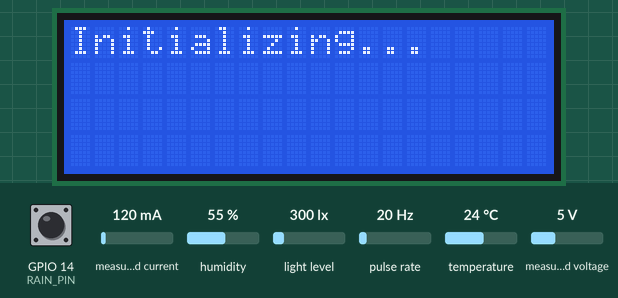
This sketch was run on a simulated ESP32. On the bench: 20×4 character LCD. Wiring (inferred from the names in the program): pulse sensor: data GPIO 15. Inputs (shaded band) come from the test bench; at power-on: measured current 120 mA, light level 300 lx, pulse rate 20 Hz, GPIO 14 (RAIN_PIN) HIGH, humidity 55 %, temperature 24 °C, measured voltage 5 V. The modem accepts every AT command (registered, SIM ready, sends succeed) and sends nothing else; what the sketch prints to the serial monitor is not drawn.

Above: at 2.1 s.
At 19.4 s:
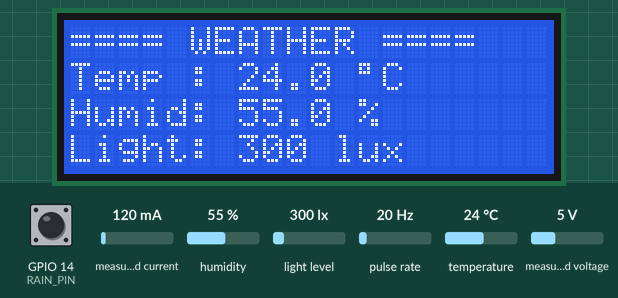
19.5 s: measured current set to 40 mA
23.7 s: light level set to 40 lx
At 25.0 s:
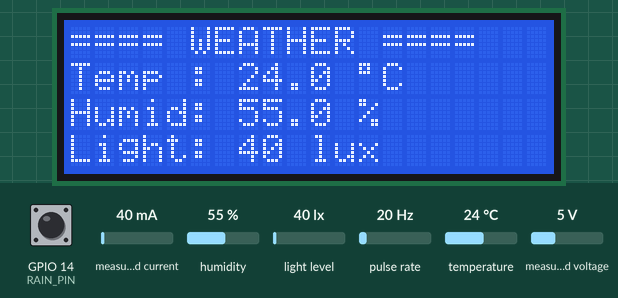
26.8 s: pulse rate (sensor on GPIO 15) set to 4 Hz
31.0 s: GPIO 14 (RAIN_PIN) pulled LOW for 0.15 s
At 34.9 s:
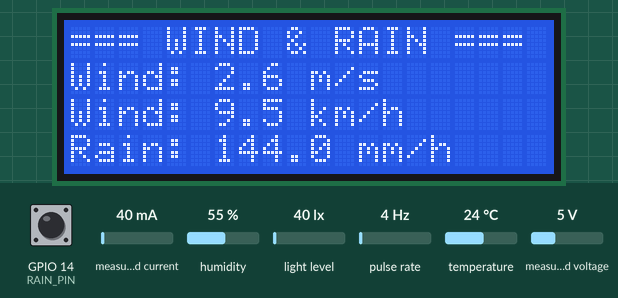
35.4 s: humidity set to 22 %
At 39.5 s:
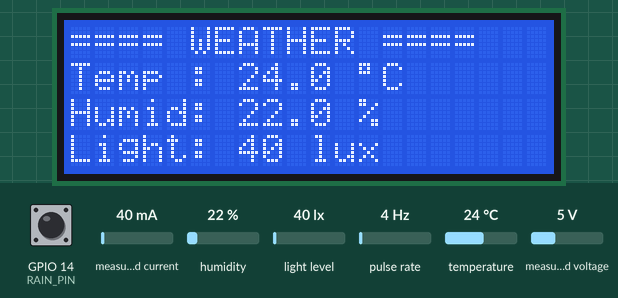
39.6 s: temperature set to 12 °C
At 43.8 s:
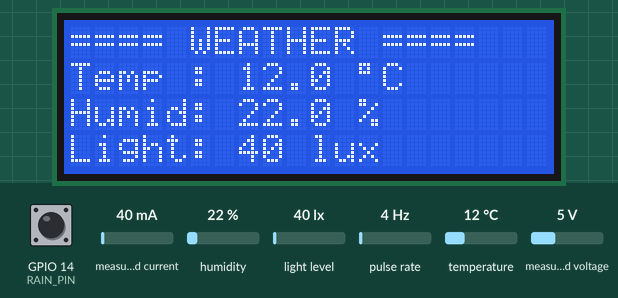
Timing chart, 0 to 44.8 s (numbered marks = the images above; inputs shaded):
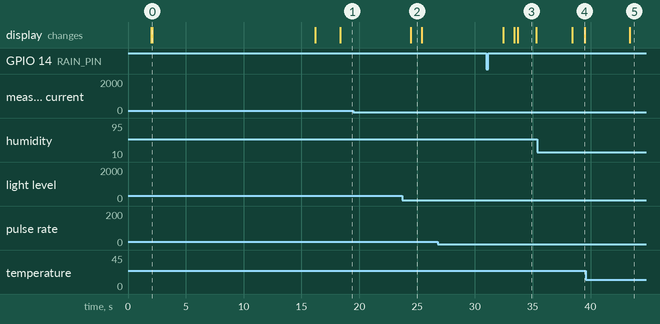

The sketch:

atama-climate-main-code.ino
```cpp
#include <DHT.h>
#include <Wire.h>
#include <RTClib.h>
#include <BH1750.h>
#include <ArduinoJson.h>
#include <HardwareSerial.h>
#include <Adafruit_INA219.h>
#include <LiquidCrystal_I2C.h>

// ===== RTC SETUP =====
RTC_DS3231 rtc;

// ===== RAIN SENSOR CONFIG =====
const int RAIN_PIN = 14;
const float MM_PER_TIP = 0.2;
volatile int tipCount = 0;
volatile unsigned long lastTipTime = 0;
volatile int lastRainTipCount = 0;
float rainRateMmPerHour = 0.0;

// ===== WIND SENSOR CONFIG =====
const int ANEMOMETER_PIN = 15;
volatile unsigned long pulseCount = 0;
volatile unsigned long lastPulseTime = 0;
const int debounceTimeMicros = 5000;
float windSpeedKmPerHour = 0.0;
float windSpeedMs = 0.0;

// ===== LIGHT SENSOR =====
BH1750 lightSensor;
float lux = 0.0;

// ===== TEMPERATURE & HUMIDITY SENSOR =====
const int DHTPIN = 27;
const int DHTTYPE = DHT22;
DHT dht(DHTPIN, DHTTYPE);
float temperature = 0.0;
float humidity = 0.0;

// ===== POWER MONITORING =====
Adafruit_INA219 ina219Solar(0x40); // Solar panel monitor
float solBusVoltage = 0.0;
float solCurrent_mA = 0.0;
float solPower_mW = 0.0;

// ===== LCD DISPLAY =====
LiquidCrystal_I2C lcd(0x27, 20, 4);
int lcdPage = 0;

// ===== TIMING CONTROL =====
unsigned long lastWindUpdateTime = 0;
const unsigned long windUpdateInterval = 1500; // 1.5s

unsigned long lastSlowSensorUpdateTime = 0;
const unsigned long slowSensorUpdateInterval = 5000; // 5s

unsigned long lastPageSwitchTime = 0;
const unsigned long pageSwitchInterval = 7000; // 7s

// ===== SIM7600 CONFIG =====
#define ESP_RX 17
#define ESP_TX 16
HardwareSerial simSerial(1);

const char* APN = "indosatgprs";
const char* SERVER_URL = "https://www.atamagri.app/api/iot/sensor-data";
const unsigned long POST_INTERVAL = 300000; // 5 Minutes

// ===== LOGGING COUNTERS =====
volatile uint32_t readingCounter = 0;
volatile uint32_t currentPostingReading = 0;

const String DEVICE_ID = "ESP32-001";

unsigned long lastPostTime = 0;
unsigned long postStartTime = 0;
bool isPosting = false;

// ===== INTERRUPT SERVICE ROUTINES =====
void IRAM_ATTR onTip() {
  if (millis() - lastTipTime > 250) { // Debounce 250ms
    tipCount++;
    lastTipTime = millis();
  }
}

void IRAM_ATTR anemometerISR() {
  if (micros() - lastPulseTime >= debounceTimeMicros) {
    pulseCount++;
    lastPulseTime = micros();
  }
}

// ===== SIM7600 FUNCTIONS =====
void sendATCommand(const String& cmd) {
  simSerial.println(cmd);
}

void clearBuffer() {
  while (simSerial.available()) {
    simSerial.read();
  }
}

void initModem() {
  Serial.print("Initializing SIM7600...");

  sendATCommand("AT"); delay(500);
  sendATCommand("AT+CPIN?"); delay(500); // Check SIM status
  sendATCommand("AT+CSQ"); delay(500); // Signal quality
  sendATCommand("AT+CREG?"); delay(500); // Network registration

  sendATCommand("AT+CGDCONT=1,\"IP\",\"" + String(APN) + "\""); delay(1000);

  sendATCommand("AT+CGATT=1"); delay(2000); // Attach to GPRS
  sendATCommand("AT+CGACT=1,1"); delay(4000); // Activate PDP context
  sendATCommand("AT+CGPADDR=1"); delay(1000); // Get IP address

  clearBuffer();
  Serial.println(" SIM7600 initialized");
}

void initHTTP() {
  sendATCommand("AT+HTTPTERM"); delay(500); // Terminate previous session
  sendATCommand("AT+HTTPINIT"); delay(1000); // Initialize HTTP

  sendATCommand("AT+HTTPPARA=\"CID\",1"); delay(200);
  sendATCommand("AT+HTTPPARA=\"URL\",\"" + String(SERVER_URL) + "\""); delay(200);
  sendATCommand("AT+HTTPPARA=\"CONTENT\",\"application/json\""); delay(200);

  clearBuffer();
}

void startHTTPPost(const String& payload) {
  if (isPosting) return;

  // Serial.println("Sending to server...");

  // Set data length and timeout
  sendATCommand("AT+HTTPDATA=" + String(payload.length()) + ",10000");
  delay(300);

  // Send actual data
  simSerial.print(payload);
  delay(500);

  // Start HTTP POST
  sendATCommand("AT+HTTPACTION=1");

  isPosting = true;
  postStartTime = millis();
}

void checkPostStatus() {
  if (!isPosting) return;

  // Timeout check
  if (millis() - postStartTime > 15000) {
    Serial.println("POST TIMEOUT");
    isPosting = false;

    Serial.println(); // Enter
    return;
  }

  String response;
  while (simSerial.available()) {
    response += char(simSerial.read());
  }

  if (response.indexOf("+HTTPACTION:") != -1) {
    if (response.indexOf(",200,") != -1) {
      Serial.println("Status: POST SUCCESS");
    } else {
      Serial.println("Status: POST FAILED");
      Serial.println("Response: " + response);
    }

    isPosting = false;

    // Read response data
    sendATCommand("AT+HTTPREAD=0,200");
    delay(500);
    clearBuffer();

    Serial.println(); // Enter
  }
}

// ===== SENSOR UPDATE FUNCTIONS =====
void updateFastSensors() {
  // Wind speed calculation (atomic operation)
  detachInterrupt(digitalPinToInterrupt(ANEMOMETER_PIN));
  unsigned long pulses = pulseCount;
  pulseCount = 0;
  attachInterrupt(digitalPinToInterrupt(ANEMOMETER_PIN), anemometerISR, RISING);

  float elapsed = (millis() - lastWindUpdateTime) / 1000.0;
  windSpeedKmPerHour = (elapsed > 0) ? (pulses / elapsed) * 2.4 : 0; // Calculate wind speed in km/h
  float rps = (elapsed > 0) ? (pulses / elapsed) : 0; // Calculate RPS
  windSpeedMs = rps * 2.4 * 0.27778; // Convert to m/s

  // Light sensor reading
  lux = lightSensor.readLightLevel();
  if (lux < 0) lux = 0;
}

void updateSlowSensors() {
  // Rain rate calculation
  int newTips = tipCount - lastRainTipCount;
  lastRainTipCount = tipCount;
  rainRateMmPerHour = newTips * MM_PER_TIP * 720.0;  // 3600/5 = 720

  // Temperature and humidity
  float h = dht.readHumidity();
  float t = dht.readTemperature();
  if (!isnan(h) && !isnan(t)) {
    humidity = h;
    temperature = t;
  }

  // Solar panel monitoring
  solBusVoltage = ina219Solar.getBusVoltage_V();
  solCurrent_mA = ina219Solar.getCurrent_mA();
  solPower_mW = ina219Solar.getPower_mW();
}

// ===== LCD DISPLAY FUNCTIONS =====
void printAt(int col, int row, const String& text, int width) {
  lcd.setCursor(col, row);
  lcd.print(text);

  // Clear remaining characters
  for (int i = text.length(); i < width; i++) {
    lcd.print(" ");
  }
}

void updateLCDPage(int page) {
  switch(page) {
    case 0: // WIND & RAIN PAGE
      lcd.setCursor(0, 0);
      lcd.print("=== WIND & RAIN ===");
      printAt(0, 1, "Wind: " + String(windSpeedMs, 1) + " m/s", 20);
      printAt(0, 2, "Wind: " + String(windSpeedKmPerHour, 1) + " km/h", 20);
      printAt(0, 3, "Rain: " + String(rainRateMmPerHour, 1) + " mm/h", 20);
      break;

    case 1: // WEATHER PAGE
      lcd.setCursor(0, 0);
      lcd.print("==== WEATHER ====");
      printAt(0, 1, "Temp : " + String(temperature, 1) + " \xDF""C", 20);
      printAt(0, 2, "Humid: " + String(humidity, 1) + " %", 20);
      printAt(0, 3, "Light: " + String((int)lux) + " lux", 20);
      break;

    case 2: // SOLAR PANEL PAGE
      lcd.setCursor(0, 0);
      lcd.print("=== SOLAR PANEL ===");
      printAt(0, 1, "Voltage: " + String(solBusVoltage, 2) + " V", 20);
      printAt(0, 2, "Current: " + String(solCurrent_mA, 0) + " mA", 20);
      printAt(0, 3, "Power  : " + String(solPower_mW / 1000, 2) + " W", 20);
      break;
  }
}

void updateLCD() {
  updateLCDPage(lcdPage);
}

// ===== DATA TRANSMISSION =====
void sendSensorData() {
  StaticJsonDocument<512> data; // Increased size for more data

  // Get current timestamp
  DateTime now = rtc.now();
  char timeStamp[25];
  sprintf(timeStamp, "%04d-%02d-%02d %02d:%02d:%02d",
          now.year(), now.month(), now.day(),
          now.hour(), now.minute(), now.second());

  // Populate JSON data
  data["device_id"] = DEVICE_ID;
  data["timestamp"] = timeStamp;
  data["wind_m_s"] = windSpeedMs;
  data["wind_kmh"] = windSpeedKmPerHour;
  data["rainrate_mm_h"] = rainRateMmPerHour;
  data["temperature_C"] = temperature;
  data["humidity_%"] = humidity;
  data["light_lux"] = lux;
  data["sol_voltage_V"] = solBusVoltage;
  data["sol_current_mA"] = solCurrent_mA;
  data["sol_power_W"] = solPower_mW / 1000.0;

  // Build payload
  String payload;
  String log;
  serializeJson(data, payload);
  serializeJsonPretty(data, log);

  // Increment reading number and snapshot for this POST
  readingCounter++;
  currentPostingReading = readingCounter;

  // ===== SERIAL LOGGING =====
  Serial.println();
  Serial.println("===== READING #" + String(currentPostingReading) + " =====");
  Serial.println("Timestamp: " + String(timeStamp));
  Serial.println("Payload: " + log);

  startHTTPPost(payload);
}

// ===== MAIN SETUP =====
void setup() {
  Serial.begin(115200); delay(2000);
  Serial.println("Weather Station Starting...");

  // Initialize peripherals
  lcd.init();
  lcd.backlight();
  lcd.clear();
  lcd.print("Initializing...");

  // Initialize sensors
  dht.begin();
  lightSensor.begin(BH1750::CONTINUOUS_HIGH_RES_MODE);
  ina219Solar.begin();

  // Setup rain sensor interrupt
  pinMode(RAIN_PIN, INPUT_PULLUP);
  attachInterrupt(digitalPinToInterrupt(RAIN_PIN), onTip, FALLING);

  // Setup wind sensor interrupt
  pinMode(ANEMOMETER_PIN, INPUT_PULLUP);
  attachInterrupt(digitalPinToInterrupt(ANEMOMETER_PIN), anemometerISR, RISING);

  // Initialize SIM7600
  simSerial.begin(115200, SERIAL_8N1, ESP_RX, ESP_TX); delay(2000);
  initModem();
  initHTTP();

  // Initialize RTC
  if (!rtc.begin()) {
    Serial.println("ERROR: RTC not detected!");
    lcd.clear();
    lcd.print("RTC ERROR!");
    while (1);
  }

  // Clear LCD and show ready status
  lcd.clear();
  lcd.print("System Ready");
  delay(2000);

  Serial.println("Setup completed successfully");
  lastPostTime = millis();
}

// ===== MAIN LOOP =====
void loop() {
  unsigned long now = millis();

  // Check HTTP POST status
  checkPostStatus();

  // Update fast sensors (wind, light)
  if (now - lastWindUpdateTime >= windUpdateInterval) {
    updateFastSensors();
    lastWindUpdateTime = now;
  }

  // Update slow sensors (temp, humidity, power)
  if (now - lastSlowSensorUpdateTime >= slowSensorUpdateInterval) {
    updateSlowSensors();
    lastSlowSensorUpdateTime = now;
  }

  // Update LCD display
  updateLCD();

  // Switch LCD pages
  if (now - lastPageSwitchTime >= pageSwitchInterval) {
    lcdPage = (lcdPage + 1) % 3;  // Cycle through 0-2
    lcd.clear(); updateLCD();
    lastPageSwitchTime = now;
  }

  // Send data to server
  if ((now - lastPostTime >= POST_INTERVAL) && !isPosting) {
    lastPostTime = now;
    sendSensorData();
  }
}
```

Measured:
- after the input at 19.5 s, every drawn part: stays the same
- after the input at 23.7 s, the display: changes after 0.74 s (image 2)
- after the input at 26.8 s, every drawn part: stays the same
- after the input at 39.6 s, the display: changes after 3.8 s (image 5)
- what the display in image 0 shows lasts 14.1 s, from 2.1 s to 16.2 s
- what the display in image 2 shows lasts 1.0 s, from 24.4 s to 25.4 s
- what the display in image 3 shows lasts 1.6 s, from 33.7 s to 35.3 s
